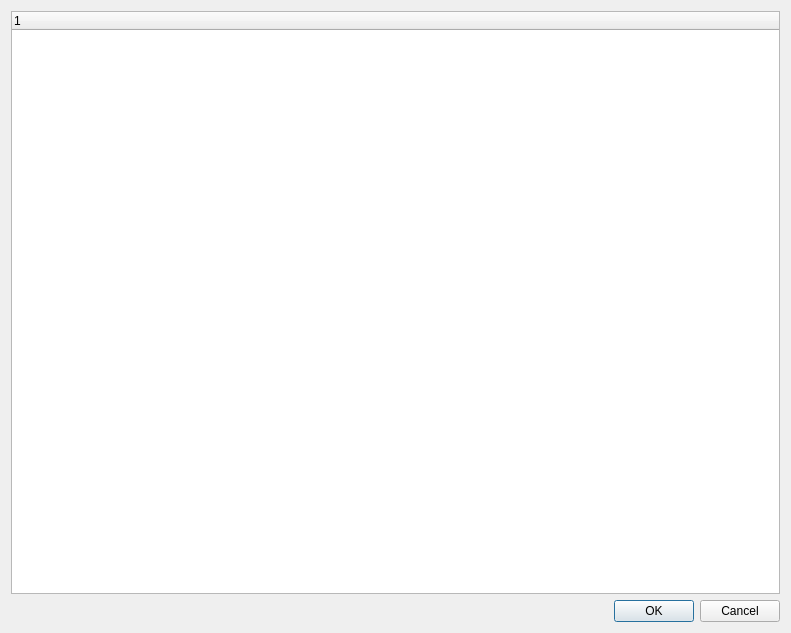
<?xml version="1.0" encoding="UTF-8"?>
<ui version="4.0">
 <class>Dialog</class>
 <widget class="QDialog" name="Dialog">
  <property name="geometry">
   <rect>
    <x>0</x>
    <y>0</y>
    <width>791</width>
    <height>633</height>
   </rect>
  </property>
  <property name="windowTitle">
   <string>Dialog</string>
  </property>
  <layout class="QVBoxLayout" name="verticalLayout">
   <item>
    <layout class="QVBoxLayout" name="verticalLayout_confirm">
     <item>
      <widget class="QTreeWidget" name="treeWidget">
       <column>
        <property name="text">
         <string notr="true">1</string>
        </property>
       </column>
      </widget>
     </item>
     <item>
      <widget class="QDialogButtonBox" name="buttonBox">
       <property name="standardButtons">
        <set>QDialogButtonBox::Cancel|QDialogButtonBox::Ok</set>
       </property>
      </widget>
     </item>
    </layout>
   </item>
  </layout>
 </widget>
 <resources/>
 <connections/>
</ui>
